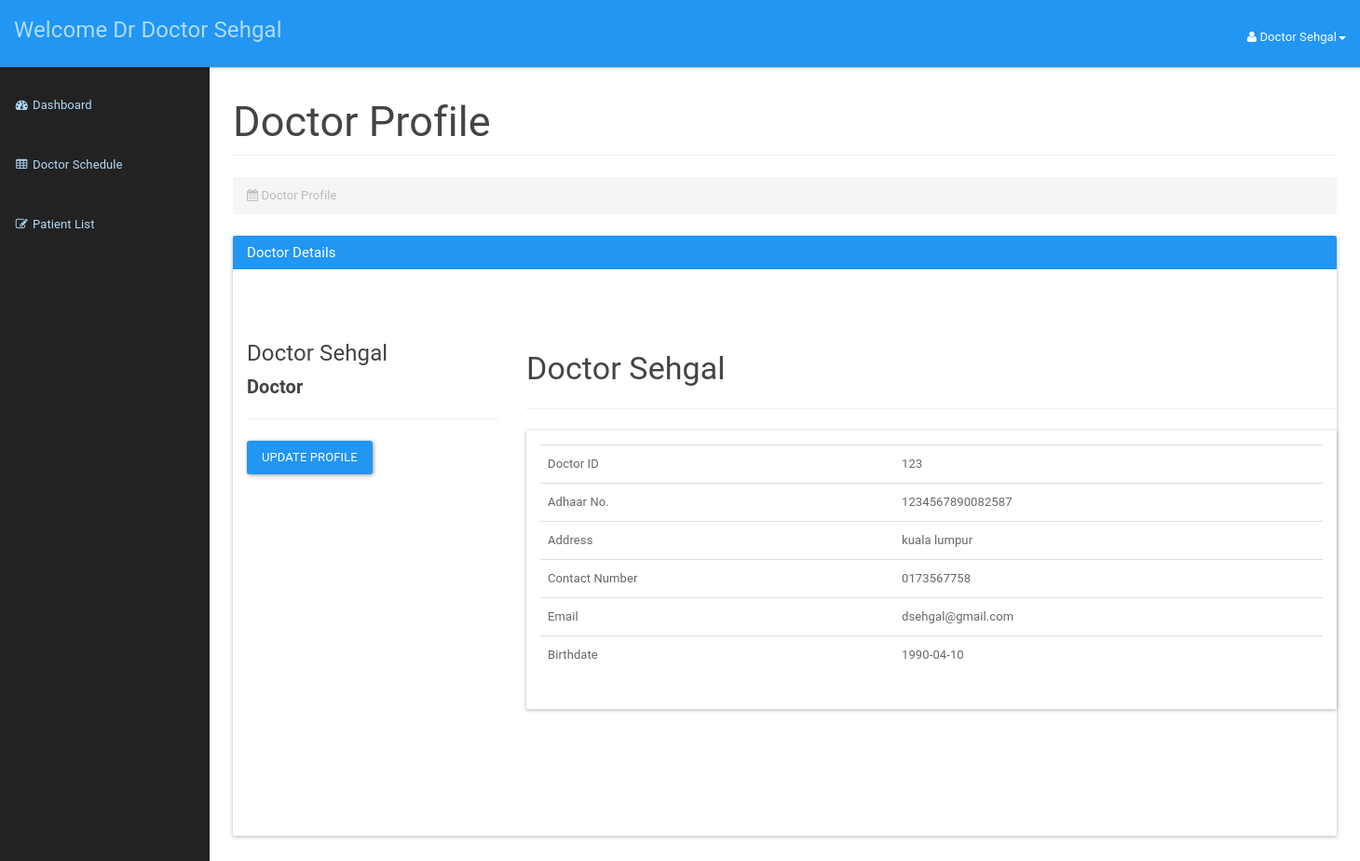
The app's page /doctor/doctorprofile.php (signed in) with its own data.
### tables this page shows
CREATE TABLE `doctor` (
  `DoctorAdhaar` bigint(12) NOT NULL,
  `password` varchar(20) NOT NULL,
  `doctorId` int(3) NOT NULL,
  `doctorFirstName` varchar(50) NOT NULL,
  `doctorLastName` varchar(50) NOT NULL,
  `doctorAddress` varchar(100) NOT NULL,
  `doctorPhone` varchar(15) NOT NULL,
  `doctorEmail` varchar(20) NOT NULL,
  `doctorDOB` date NOT NULL
);

### doctor/doctorprofile.php (the view, shortened to what this page needs)
<?php
include_once '../assets/conn/dbconnect.php';
$usersession = $_SESSION['doctorSession'];
$res=mysqli_query($con,"SELECT * FROM doctor WHERE doctorId=".$usersession);
$userRow=mysqli_fetch_array($res,MYSQLI_ASSOC);
?>
<!DOCTYPE html>
<html lang="en">
    <head>
        <link href="assets/css/material.css" rel="stylesheet">
        <link href="assets/css/sb-admin.css" rel="stylesheet">
        <link href="assets/css/time/bootstrap-clockpicker.css" rel="stylesheet">
        <link href="assets/css/style.css" rel="stylesheet">
        <link href="assets/font-awesome/css/font-awesome.css" rel="stylesheet">
    </head>
    <body>
        <div id="wrapper">
            <nav class="navbar navbar-inverse navbar-fixed-top" role="navigation">
                <div class="navbar-header">
                    <a class="navbar-brand" href="doctordashboard.php">Welcome Dr <?php echo $userRow['doctorFirstName'];?> <?php echo $userRow['doctorLastName'];?></a>
                </div>
                <ul class="nav navbar-right top-nav">
                    <li class="dropdown">
                        <a href="#" class="dropdown-toggle" data-toggle="dropdown"><i class="fa fa-user"></i> <?php echo $userRow['doctorFirstName']; ?> <?php echo $userRow['doctorLastName']; ?><b class="caret"></b></a>
                    </li>
                </ul>
                <div class="collapse navbar-collapse navbar-ex1-collapse">
                    <ul class="nav navbar-nav side-nav">
                         <li>
                            <a href="doctordashboard.php"><i class="fa fa-fw fa-dashboard"></i> Dashboard</a>
                        </li>
                        <li>
                            <a href="addschedule.php"><i class="fa fa-fw fa-table"></i> Doctor Schedule</a>
                        </li>
                        <li>
                            <a href="patientlist.php"><i class="fa fa-fw fa-edit"></i> Patient List</a>
                        </li>
                    </ul>
                </div>
            </nav>
            <div id="page-wrapper">
                <div class="container-fluid">
                    <div class="row">
                        <div class="col-lg-12">
                            <h2 class="page-header">
                            Doctor Profile
                            </h2>
                            <ol class="breadcrumb">
                                <li class="active">
                                    <i class="fa fa-calendar"></i> Doctor Profile
                                </li>
                            </ol>
                        </div>
                    </div>
                    <div class="panel panel-primary">
                        <div class="panel-heading">
                            <h3 class="panel-title">Doctor Details</h3>
                        </div>
                        <div class="panel-body">
                          <div class="container">
            <section style="padding-bottom: 50px; padding-top: 50px;">
                <div class="row">
                    <div class="row">
                        <div class="col-md-3 col-sm-3">
                            <div class="user-wrapper">
                                <div class="description">
                                    <h4><?php echo $userRow['doctorFirstName']; ?> <?php echo $userRow['doctorLastName']; ?></h4>
                                    <h5> <strong> Doctor </strong></h5>
                                    <hr />
                                    <button type="button" class="btn btn-primary" data-toggle="modal" data-target="#myModal">Update Profile</button>
                                </div>
                            </div>
                        </div>
                        <div class="col-md-9 col-sm-9  user-wrapper">
                            <div class="description">
                                <h3> <?php echo $userRow['doctorFirstName']; ?> <?php echo $userRow['doctorLastName']; ?> </h3>
                                <hr />
                                <div class="panel panel-default">
                                    <div class="panel-body">
                                        <table class="table table-user-information" align="center">
                                            <tbody>
                                                <tr>
                                                    <td>Doctor ID</td>
                                                    <td><?php echo $userRow['doctorId']; ?></td>
                                                </tr>
                                                <tr>
                                                    <td>Adhaar No.</td>
                                                    <td><?php echo $userRow['DoctorAdhaar']; ?></td>
                                                </tr>
                                                <tr>
                                                    <td>Address</td>
                                                    <td><?php echo $userRow['doctorAddress']; ?></td>
                                                </tr>
                                                <tr>
                                                    <td>Contact Number</td>
                                                    <td><?php echo $userRow['doctorPhone']; ?>
                                                    </td>
                                                </tr>
                                                <tr>
                                                    <td>Email</td>
                                                    <td><?php echo $userRow['doctorEmail']; ?>
                                                    </td>
                                                </tr>
                                                <tr>
                                                    <td>Birthdate</td>
                                                    <td><?php echo $userRow['doctorDOB']; ?>
                                                    </td>
                                                </tr>
                                            </tbody>
                                        </table>
                                    </div>
                                </div>
                            </div>
                        </div>
                    </div>
                    <div class="col-md-4">
                            <br /><br/>
                        </div>
                    </div>
                        </div>
                    </div>
                </div>
            </div>
    </body>
</html>

### doctor/assets/css/sb-admin.css (style rules this page uses)
body { margin-top: 100px; background-color: #222; }
@media (min-width:768px) { body { margin-top: 50px; } }
#wrapper { padding-left: 0; }
#page-wrapper { min-height: 900px !important; width: 100%; padding: 0; background-color: #fff; }
@media (min-width:768px) { #wrapper { padding-left: 225px; } }
@media (min-width:768px) { #page-wrapper { padding: 10px; } }
.top-nav { padding: 0 15px; }
.top-nav>li { display: inline-block; float: left; }
.top-nav>li>a { padding-top: 17px; padding-bottom: 10px; line-height: 45px; color: white; }
@media (min-width:768px) { .side-nav { position: fixed; top: 80px; left: 225px; width: 225px; margin-left: -225px; border: none; border-radius: 0; overflow-y: auto; background-color: #222; bottom: 0; overflow-x: hidden; padding-bottom: 40px; } }
@media (min-width:768px) { .side-nav>li>a { width: 225px; } }

### records on screen
doctor: doctorFirstName "Doctor", doctorLastName "Sehgal", doctorId "123", DoctorAdhaar "1234567890082587", doctorAddress "kuala lumpur", doctorPhone "0173567758", doctorEmail "dsehgal@gmail.com", doctorDOB "1990-04-10"
